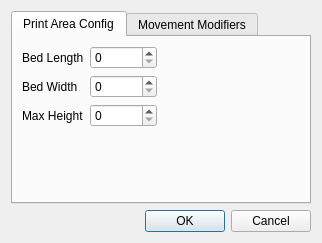
<?xml version="1.0" encoding="UTF-8"?>
<ui version="4.0">
 <class>PrintAreaConfigDialog</class>
 <widget class="QDialog" name="PrintAreaConfigDialog">
  <property name="geometry">
   <rect>
    <x>0</x>
    <y>0</y>
    <width>322</width>
    <height>243</height>
   </rect>
  </property>
  <property name="windowTitle">
   <string>Print Area Configuration</string>
  </property>
  <property name="windowIcon">
   <iconset resource="PiRinter.qrc">
    <normaloff>:/PiRinter/Icons/Resources/glossy_3d_blue_orbs2_138.png</normaloff>:/PiRinter/Icons/Resources/glossy_3d_blue_orbs2_138.png</iconset>
  </property>
  <layout class="QVBoxLayout" name="verticalLayout">
   <item>
    <layout class="QGridLayout" name="gridLayout">
     <item row="1" column="0">
      <widget class="QDialogButtonBox" name="buttonBox">
       <property name="orientation">
        <enum>Qt::Horizontal</enum>
       </property>
       <property name="standardButtons">
        <set>QDialogButtonBox::Cancel|QDialogButtonBox::Ok</set>
       </property>
      </widget>
     </item>
     <item row="0" column="0">
      <widget class="QTabWidget" name="tabWidget">
       <property name="currentIndex">
        <number>0</number>
       </property>
       <widget class="QWidget" name="tabPrintArea">
        <attribute name="title">
         <string>Print Area Config</string>
        </attribute>
        <layout class="QGridLayout" name="gridLayout_2">
         <item row="0" column="1">
          <spacer name="horizontalSpacer">
           <property name="orientation">
            <enum>Qt::Horizontal</enum>
           </property>
           <property name="sizeHint" stdset="0">
            <size>
             <width>40</width>
             <height>20</height>
            </size>
           </property>
          </spacer>
         </item>
         <item row="1" column="0">
          <spacer name="verticalSpacer">
           <property name="orientation">
            <enum>Qt::Vertical</enum>
           </property>
           <property name="sizeHint" stdset="0">
            <size>
             <width>20</width>
             <height>40</height>
            </size>
           </property>
          </spacer>
         </item>
         <item row="0" column="0">
          <layout class="QFormLayout" name="formLayout">
           <property name="fieldGrowthPolicy">
            <enum>QFormLayout::AllNonFixedFieldsGrow</enum>
           </property>
           <item row="0" column="0">
            <widget class="QLabel" name="lengthLabel">
             <property name="text">
              <string>Bed Length</string>
             </property>
            </widget>
           </item>
           <item row="0" column="1">
            <widget class="QSpinBox" name="seLength">
             <property name="maximum">
              <number>999999</number>
             </property>
            </widget>
           </item>
           <item row="1" column="0">
            <widget class="QLabel" name="widthLabel">
             <property name="text">
              <string>Bed Width</string>
             </property>
            </widget>
           </item>
           <item row="1" column="1">
            <widget class="QSpinBox" name="seWidth">
             <property name="maximum">
              <number>999999</number>
             </property>
            </widget>
           </item>
           <item row="2" column="0">
            <widget class="QLabel" name="maxHeightLabel">
             <property name="text">
              <string>Max Height</string>
             </property>
            </widget>
           </item>
           <item row="2" column="1">
            <widget class="QSpinBox" name="seMaxHeight"/>
           </item>
          </layout>
         </item>
        </layout>
       </widget>
       <widget class="QWidget" name="tabEndStops">
        <attribute name="title">
         <string>Movement Modifiers</string>
        </attribute>
        <layout class="QGridLayout" name="gridLayout_3"/>
       </widget>
      </widget>
     </item>
    </layout>
   </item>
  </layout>
 </widget>
 <resources>
  <include location="PiRinter.qrc"/>
 </resources>
 <connections>
  <connection>
   <sender>buttonBox</sender>
   <signal>accepted()</signal>
   <receiver>PrintAreaConfigDialog</receiver>
   <slot>accept()</slot>
   <hints>
    <hint type="sourcelabel">
     <x>248</x>
     <y>254</y>
    </hint>
    <hint type="destinationlabel">
     <x>157</x>
     <y>274</y>
    </hint>
   </hints>
  </connection>
  <connection>
   <sender>buttonBox</sender>
   <signal>rejected()</signal>
   <receiver>PrintAreaConfigDialog</receiver>
   <slot>reject()</slot>
   <hints>
    <hint type="sourcelabel">
     <x>316</x>
     <y>260</y>
    </hint>
    <hint type="destinationlabel">
     <x>286</x>
     <y>274</y>
    </hint>
   </hints>
  </connection>
 </connections>
</ui>
